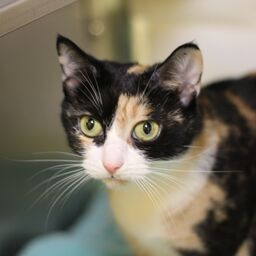
#> input picture test_image.jpg, 256 x 256 px
$ python negative.py
#> lines starting #> are read from the running program, lines starting #| are printed output that depends on the picture
#!/usr/bin/env python3
# -*- coding: utf-8 -*-
"""
Created on Sat Nov 24 18:47:22 2018

@author: alireza
"""

from PIL import Image

def negative(tuple_in):
    """(tuple)-> tuple

    Returns the negative RGBs as a tuple
    >>> negative((100, 50, 200))
    (155, 205, 55)
    >>> negative((55, 1, 255))
    (200, 254, 0)

    """
    list_in = list(tuple_in)
    neg = []
    for i in list_in:
        i = 255 - i
        neg.append(i)
    neg = tuple(neg)
    return neg

image = Image.open("test_image.jpg")
#> image is the input picture: PIL image 256x256 RGB; mean R, G, B 116.5, 110.1, 94.3

width = image.size[0]
#> width = 256
height = image.size[1]
#> height = 256

for x in range(width):
    for y in range(height):
        old_rgb = image.getpixel((x,y))
        new_rgb = negative(old_rgb)
        image.putpixel((x,y), new_rgb)
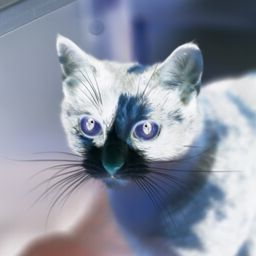
#> image: PIL image 256x256 RGB; mean R, G, B 138.5, 144.9, 160.7

image.save("negative_image.png")

$ run again, with baboon.png saved as test_image.jpg
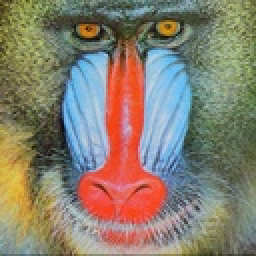
#> input picture baboon.png, 128 x 128 px (shown 2 times larger)
#> image is the input picture: PIL image 128x128 RGB; mean R, G, B 135.8, 127.2, 111.5
#> after the loop `for x in range(width):`:
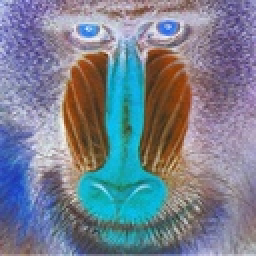
#> image: PIL image 128x128 RGB (shown 2 times larger); mean R, G, B 119.2, 127.8, 143.5
